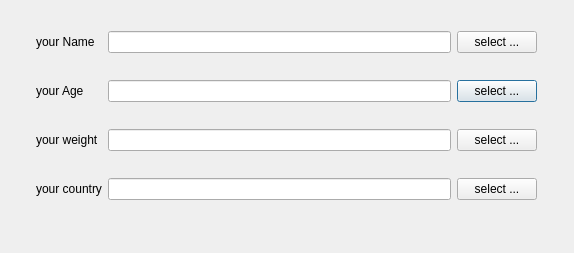
<?xml version="1.0" encoding="UTF-8"?>
<ui version="4.0">
 <class>Dialog</class>
 <widget class="QDialog" name="Dialog">
  <property name="geometry">
   <rect>
    <x>0</x>
    <y>0</y>
    <width>574</width>
    <height>253</height>
   </rect>
  </property>
  <property name="windowTitle">
   <string>Dialog</string>
  </property>
  <widget class="QWidget" name="">
   <property name="geometry">
    <rect>
     <x>36</x>
     <y>10</y>
     <width>501</width>
     <height>211</height>
    </rect>
   </property>
   <layout class="QGridLayout" name="gridLayout">
    <item row="0" column="0">
     <widget class="QLabel" name="label_4">
      <property name="text">
       <string>your Name</string>
      </property>
     </widget>
    </item>
    <item row="0" column="1">
     <widget class="QLineEdit" name="name_enter"/>
    </item>
    <item row="1" column="0">
     <widget class="QLabel" name="label_3">
      <property name="text">
       <string>your Age</string>
      </property>
     </widget>
    </item>
    <item row="1" column="1">
     <widget class="QLineEdit" name="age_enter"/>
    </item>
    <item row="1" column="2">
     <widget class="QPushButton" name="open_age_dialog">
      <property name="text">
       <string>select ...</string>
      </property>
     </widget>
    </item>
    <item row="2" column="0">
     <widget class="QLabel" name="label">
      <property name="text">
       <string>your weight</string>
      </property>
     </widget>
    </item>
    <item row="2" column="1">
     <widget class="QLineEdit" name="weight_enter"/>
    </item>
    <item row="2" column="2">
     <widget class="QPushButton" name="open_weight_dialog">
      <property name="text">
       <string>select ...</string>
      </property>
     </widget>
    </item>
    <item row="3" column="0">
     <widget class="QLabel" name="label_2">
      <property name="text">
       <string>your country</string>
      </property>
     </widget>
    </item>
    <item row="3" column="1">
     <widget class="QLineEdit" name="country_enetr"/>
    </item>
    <item row="3" column="2">
     <widget class="QPushButton" name="open_country_dialog">
      <property name="text">
       <string>select ...</string>
      </property>
     </widget>
    </item>
    <item row="0" column="2">
     <widget class="QPushButton" name="open_name_dialog">
      <property name="text">
       <string>select ...</string>
      </property>
     </widget>
    </item>
   </layout>
  </widget>
 </widget>
 <resources/>
 <connections>
  <connection>
   <sender>open_name_dialog</sender>
   <signal>clicked()</signal>
   <receiver>Dialog</receiver>
   <slot>open_name_dialog_F()</slot>
   <hints>
    <hint type="sourcelabel">
     <x>495</x>
     <y>45</y>
    </hint>
    <hint type="destinationlabel">
     <x>558</x>
     <y>36</y>
    </hint>
   </hints>
  </connection>
  <connection>
   <sender>open_age_dialog</sender>
   <signal>clicked()</signal>
   <receiver>Dialog</receiver>
   <slot>open_age_dialog_F()</slot>
   <hints>
    <hint type="sourcelabel">
     <x>511</x>
     <y>84</y>
    </hint>
    <hint type="destinationlabel">
     <x>566</x>
     <y>101</y>
    </hint>
   </hints>
  </connection>
  <connection>
   <sender>open_weight_dialog</sender>
   <signal>clicked()</signal>
   <receiver>Dialog</receiver>
   <slot>open_weight_dialog_F()</slot>
   <hints>
    <hint type="sourcelabel">
     <x>516</x>
     <y>137</y>
    </hint>
    <hint type="destinationlabel">
     <x>568</x>
     <y>136</y>
    </hint>
   </hints>
  </connection>
  <connection>
   <sender>open_country_dialog</sender>
   <signal>clicked()</signal>
   <receiver>Dialog</receiver>
   <slot>open_country_dialog_F()</slot>
   <hints>
    <hint type="sourcelabel">
     <x>480</x>
     <y>182</y>
    </hint>
    <hint type="destinationlabel">
     <x>554</x>
     <y>212</y>
    </hint>
   </hints>
  </connection>
 </connections>
 <slots>
  <slot>open_name_dialog_F()</slot>
  <slot>open_age_dialog_F()</slot>
  <slot>open_weight_dialog_F()</slot>
  <slot>open_country_dialog_F()</slot>
 </slots>
</ui>
